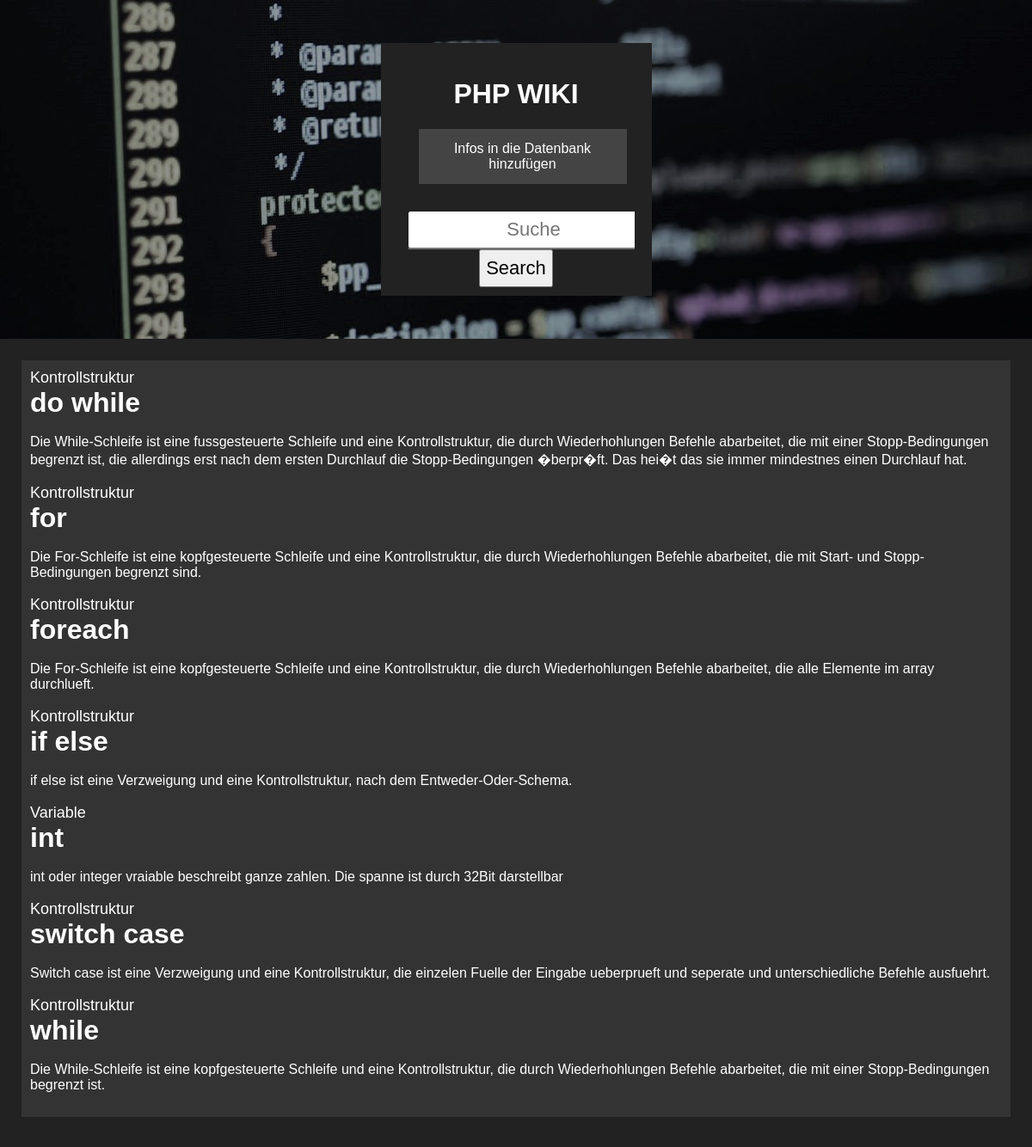
The page / on the database its author committed.
### tables this page shows
create table phpwiki
	(
	   namo varchar(30) primary key not null,
	   beschreibung longtext not null,
	   beispiel longtext,
	   Art enum('Variable','Funktion','Kontrollstruktur')
    );

### index.php (the view, shortened to what this page needs)
<?php
	$link = mysqli_connect(DB_SERVER, DB_USERNAME, DB_PASSWORD, DB_NAME);
?>
<!doctype html>
	<html lang="de">
	<head>
		<link rel="stylesheet" href="stylesheet.css">
	</head>
	<body>
		<header>
			<div class="center">
				<h1>PHP WIKI</h1>
				<ul>
					<li><a href="insert.php">Infos in die Datenbank hinzufügen</a></li>
					<li>
					<form style="padding:10px;" action="<?php echo htmlspecialchars($_SERVER['PHP_SELF']); ?>" method="POST">
						<input type="text" name="search" placeholder="Suche">
						<button type="submit" name="submit-search">Search</button>
					</form>
					</li>
				</ul>
			</div>
		</header>
		<main class="php">
		<?php
		$sql = "SELECT * FROM phpwiki;";
		$ergebnis = mysqli_query($link, $sql);
		if (!isset($_POST['submit-search'])) {
			echo "<div class='command-container'>";
			$queryResults = mysqli_num_rows($ergebnis);
			if ($queryResults > 0) {
				while ($row = mysqli_fetch_assoc($ergebnis)) {
					echo "<div class='klasse'>
							<p style='font-size:large;margin:0;'>".$row['Art']."</p>
							<p style='font-size:xx-large;font-weight:bold;margin:0;'>".$row['namo']."</p><br>
							<p>".$row['beschreibung']."</p><br>
							<p class='>".$row['beispiel']."</p><br>
						</div>";
				}
			}
			echo "</div>";
		}
	?>
		</main>
	</body>
</html>

### stylesheet.css (style rules this page uses)
* { font-family: Arial, Helvetica, sans-serif; }
body { margin: 0; padding: 0; width: 100%; background-image: url("php_code_grayish.jpg"); }
header { display: flex; padding: 50px; justify-content: center; text-align: center; color: #fff; }
ul { list-style-type: none; margin: 0; padding: 0; overflow: hidden; background-color: #222; }
li a { display: block; color: white; text-align: center; padding: 14px 16px; text-decoration: none; background-color: #444; margin-bottom: 20px; margin-left: 24px; width: 210px; }
li form { display: block; color: white; text-align: center; padding: 0; text-decoration: none; }
.center { background-color: #222; align-self: center; width: 25%; padding: 20px; padding-bottom: 0; }
.php { background-color: #222; color: #fff; padding: 5px; text-align: center; }
.klasse { display: block; background-color: #333; margin-bottom: 10px; padding: 10px; }
.command-container { width: auto; background-color: #222; text-align: left; margin: 10px; padding: 10px; }
input { width: auto; height: 40px; font-size: 22px; text-align: center; border-radius: 4px; }
button { height: 44px; font-size: 22px; }
p { margin:0; padding:0; }

### rows shown on the page
phpwiki: Art "Kontrollstruktur", namo "do while", beschreibung "Die While-Schleife ist eine fussgesteuerte Schleife und eine Kontrollstruktur, die durch Wiederhohlungen Befehle abarbeitet, die mit einer Stopp-Bedingungen begrenzt ist, die allerdings erst nach dem ersten Durchlauf die Stopp-Bedingungen �berpr�ft. Das hei�t das sie immer mindestnes einen Durchlauf hat."
phpwiki: Art "Kontrollstruktur", namo "for", beschreibung "Die For-Schleife ist eine kopfgesteuerte Schleife und eine Kontrollstruktur, die durch Wiederhohlungen Befehle abarbeitet, die mit Start- und Stopp-Bedingungen begrenzt sind."
phpwiki: Art "Kontrollstruktur", namo "foreach", beschreibung "Die For-Schleife ist eine kopfgesteuerte Schleife und eine Kontrollstruktur, die durch Wiederhohlungen Befehle abarbeitet, die alle Elemente im array durchlueft."
phpwiki: Art "Kontrollstruktur", namo "if else", beschreibung "if else ist eine Verzweigung und eine Kontrollstruktur, nach dem Entweder-Oder-Schema."
phpwiki: Art "Variable", namo "int", beschreibung "int oder integer vraiable beschreibt ganze zahlen. Die spanne ist durch 32Bit darstellbar"
phpwiki: Art "Kontrollstruktur", namo "switch case", beschreibung "Switch case ist eine Verzweigung und eine Kontrollstruktur, die einzelen Fuelle der Eingabe ueberprueft und seperate und unterschiedliche Befehle ausfuehrt."
phpwiki: Art "Kontrollstruktur", namo "while", beschreibung "Die While-Schleife ist eine kopfgesteuerte Schleife und eine Kontrollstruktur, die durch Wiederhohlungen Befehle abarbeitet, die mit einer Stopp-Bedingungen begrenzt ist."
